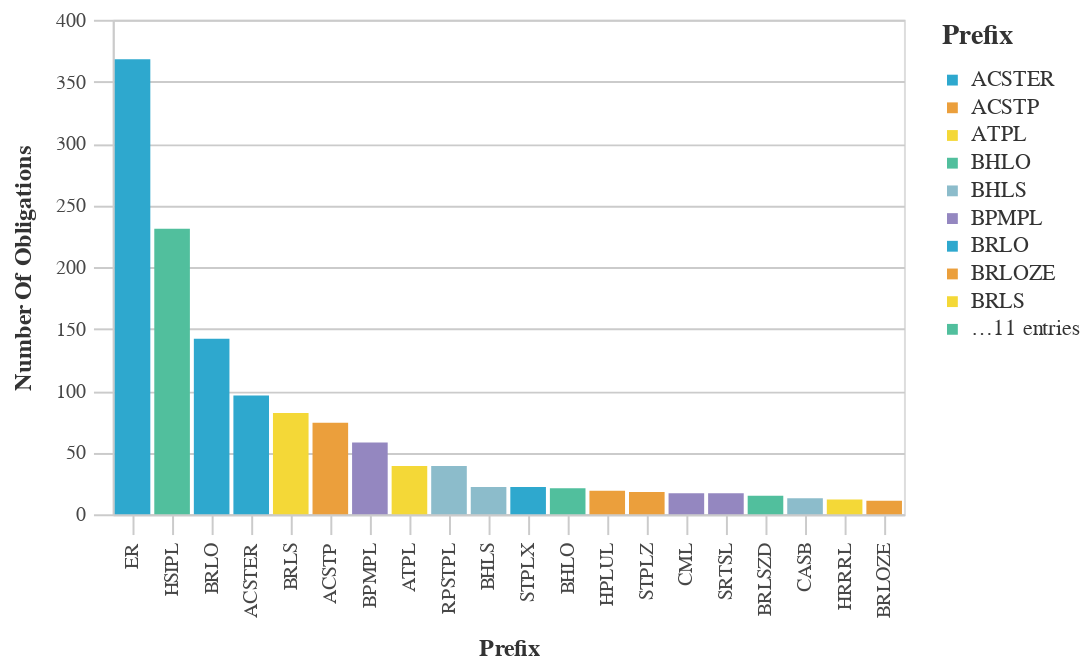

Write notebook code for a chart like this one.
### Markdown cell above
## Most Used Prefix Codes

### Code cell
#Bar chart with the Most Used Prefix Counts
chart_df = (df_top>>filter(_.variable=='prefix')).rename(columns={"value":"Prefix",
                                 "count":"Number of Obligations"})
chart9= (_dla_utils_reports.basic_bar_chart_no_save(chart_df, 'Prefix', 'Number of Obligations', 'Prefix', district))
    

display(chart9)

### Figure 1 — Vega-Lite specification as saved in the notebook (floating-point values rounded to 4 significant figures)
{"config": {"view": {"continuousWidth": 400, "continuousHeight": 300}, "axis": {"domainColor": "#cbcbcb", "grid": true, "gridColor": "#cbcbcb", "gridWidth": 1, "labelColor": "#474747", "labelFont": "Nunito Sans", "labelFontSize": 10, "labelPadding": 4, "tickColor": "#cbcbcb", "tickSize": 10, "titleColor": "#333", "titleFont": "Raleway", "titleFontSize": 12, "titlePadding": 10}, "axisBand": {"grid": false}, "background": "white", "font": "Raleway", "header": {"labelFont": "Nunito Sans", "titleFont": "Raleway"}, "legend": {"labelColor": "#333", "labelFont": "Nunito Sans", "labelFontSize": 11, "labelLimit": 0, "padding": 1, "symbolSize": 30, "symbolType": "square", "titleColor": "#333", "titleFont": "Raleway", "titleFontSize": 14, "titlePadding": 10}, "title": {"anchor": "middle", "font": "Raleway", "fontSize": 18, "fontWeight": 300, "offset": 20}}, "data": {"name": "data-bc348a92c2e2575b9a5151774b7bbbc5"}, "mark": "bar", "encoding": {"color": {"field": "Prefix", "legend": {"symbolLimit": 10, "title": "Prefix"}, "scale": {"range": ["#2EA8CE", "#EB9F3C", "#F4D837", "#51BF9D", "#8CBCCB", "#9487C0"]}, "type": "nominal"}, "tooltip": [{"field": "Prefix", "type": "nominal"}, {"field": "Number of Obligations", "type": "quantitative"}], "x": {"field": "Prefix", "sort": "-y", "title": "Prefix", "type": "nominal"}, "y": {"field": "Number of Obligations", "title": "Number Of Obligations", "type": "quantitative"}}, "height": 250, "width": 400, "$schema": "https://vega.github.io/schema/vega-lite/v4.17.0.json", "datasets": {"data-bc348a92c2e2575b9a5151774b7bbbc5": [{"Prefix": "ER", "Number of Obligations": 368, "variable": "prefix"}, {"Prefix": "HSIPL", "Number of Obligations": 231, "variable": "prefix"}, {"Prefix": "BRLO", "Number of Obligations": 142, "variable": "prefix"}, {"Prefix": "ACSTER", "Number of Obligations": 96, "variable": "prefix"}, {"Prefix": "BRLS", "Number of Obligations": 82, "variable": "prefix"}, {"Prefix": "ACSTP", "Number of Obligations": 74, "variable": "prefix"}, {"Prefix": "BPMPL", "Number of Obligations": 58, "variable": "prefix"}, {"Prefix": "ATPL", "Number of Obligations": 39, "variable": "prefix"}, {"Prefix": "RPSTPL", "Number of Obligations": 39, "variable": "prefix"}, {"Prefix": "BHLS", "Number of Obligations": 22, "variable": "prefix"}, {"Prefix": "STPLX", "Number of Obligations": 22, "variable": "prefix"}, {"Prefix": "BHLO", "Number of Obligations": 21, "variable": "prefix"}, {"Prefix": "HPLUL", "Number of Obligations": 19, "variable": "prefix"}, {"Prefix": "STPLZ", "Number of Obligations": 18, "variable": "prefix"}, {"Prefix": "CML", "Number of Obligations": 17, "variable": "prefix"}, {"Prefix": "SRTSL", "Number of Obligations": 17, "variable": "prefix"}, {"Prefix": "BRLSZD", "Number of Obligations": 15, "variable": "prefix"}, {"Prefix": "CASB", "Number of Obligations": 13, "variable": "prefix"}, {"Prefix": "HRRRL", "Number of Obligations": 12, "variable": "prefix"}, {"Prefix": "BRLOZE", "Number of Obligations": 11, "variable": "prefix"}]}}
